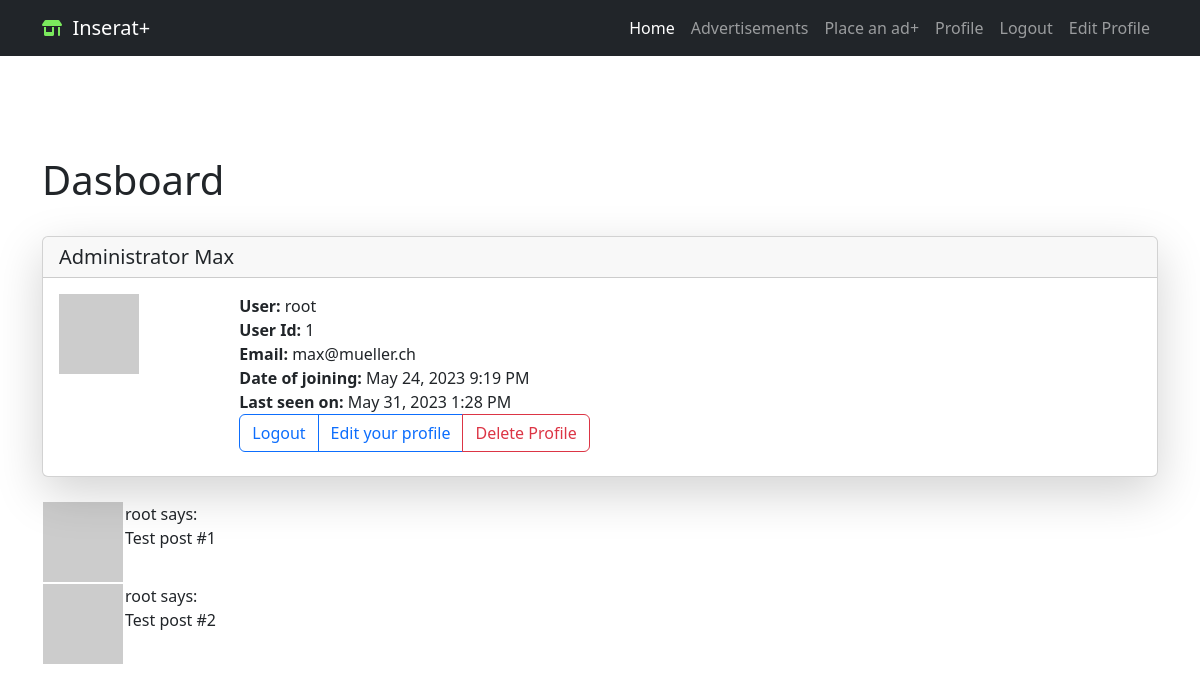
Page /user/root (signed in) on the committed database.
### app/models/login.py (models this page shows, shortened)
class User(db.Model, UserMixin):
    id = db.Column(db.Integer, primary_key=True)
    first_name = db.Column(db.String(50), nullable=False)
    last_name = db.Column(db.String(50), nullable=False)
    username = db.Column(db.String(20), unique=True, nullable=False)
    email = db.Column(db.String(120), unique=True, nullable=False)
    password_hash = db.Column(db.String(128), nullable=False)
    user_adedd = db.Column(db.DateTime, default=datetime.utcnow)
    last_seen = db.Column(db.DateTime, default=datetime.utcnow)
    is_admin = db.Column(db.Boolean, default=False)
    is_blocked = db.Column(db.Boolean, default=False)  # registered users can be blocked from logging in
    advertisements = db.relationship('Advertisement', backref='user', lazy=True)
    def avatar(self, size):
        digest = md5(self.email.lower().encode('utf-8')).hexdigest()
        return 'https://www.gravatar.com/avatar/{}?d=identicon&s={}'.format(
            digest, size
            )

### app/routes.py (the view)
@app.route('/user/<username>')
@login_required
def user(username):
    user = User.query.filter_by(username=username).first_or_404()
    posts = [
        {'author': user, 'body': 'Test post #1'},
        {'author': user, 'body': 'Test post #2'}
    ]
    return render_template('user.html', user=user, posts=posts)

### app/models/controlpanel.py (called while the page is built)
@app.context_processor
def security_context_processor():
    return dict(
        admin_base_template=admin.base_template,
        admin_view=admin.index_view,
        h=admin_helpers,
        get_url=url_for
    )

### app/models/login.py (called while the page is built)
@login.user_loader
def load_user(id):
    return User.query.get(int(id))

### app/routes.py (called while the page is built)
@app.before_request
def before_request():
    if current_user.is_authenticated:
        formatted_time = datetime.utcnow().strftime("%d-%b-%Y %H:%M:%S")
        current_user.last_seen = datetime.strptime(formatted_time, "%d-%b-%Y %H:%M:%S")
        db.session.commit()

### app/templates/user.html (shortened to what this page needs)
{% extends "base.html" %}
{% block content %}
<div class="container custom-container ">
  <h1>Dasboard</h1><br/>
  <div class="card shadow-lg">
    <h5 class="card-header">
      {{ user.first_name }}  {{ user.last_name }}</h5>
    <div class="card-body">
      <div class="card-title">
        <div class="row  g-0">
          <div class="col-sm-2 ">
            <img src="{{ user.avatar(128) }}">
          </div>
               <div class="col-sm-5">
                <strong>User:</strong>
                {{ user.username }}<br/>
                <strong>User Id:</strong>
                {{ user.id }}<br/>
                <strong>Email:</strong>
                {{ user.email }}<br/>
                {% if user.user_adedd %}
                <strong>Date of joining:</strong>
                {{ moment(user.user_adedd).format('LLL') }}<br/>
                {% endif %}
                {% if user.last_seen %}
                <strong>Last seen on:</strong>
                {{ moment(user.last_seen).format('LLL') }}<br/>
                {% endif %}
                <form action="{{ url_for('delete_profile') }}" method="POST" onsubmit="return confirm('Are you sure you want to delete your profile?');">
                  <div class="btn-group" role="group" aria-label="Basic outlined example">
                    <a href="{{ url_for('logout') }}" class="btn btn-outline-primary" role="button">Logout</a>
                    <a href="{{ url_for('edit_profile') }}" class="btn btn-outline-primary" role="button">Edit your profile</a>
                    <button type="submit" class="btn btn-outline-danger">Delete Profile</button>
                </form>
                </div>
             </div>
        </div>
      </div>
    </div>
  </div>
<br>
  {% if current_user.is_admin %}
  {% else %}
          <div class="container">
          {% for post in posts %}
              {% include 'includes/_post.html' %}
          {% endfor %}
  {% endif %}
</div>
{% endblock %}

### app/templates/includes/_post.html
{% block content %}
  <table>
    <tr valign="top">
        <td><img src="{{ post.author.avatar(36) }}"></td>
        <td>{{ post.author.username }} says:<br>{{ post.body }}</td>
    </tr>
</table>
{% endblock %}

### app/templates/user.html (style rules this page uses)
.custom-container { margin-top: 50px; }

### rows in the picture
User: first_name "Administrator", last_name "Max", username "root", id "1", email "max@mueller.ch", user_adedd "May 24, 2023 9:19 PM", last_seen "May 31, 2023 1:28 PM", author.username "root" "root"

### other values in the picture
{{ post.body }} "Test post #1" "Test post #2"
